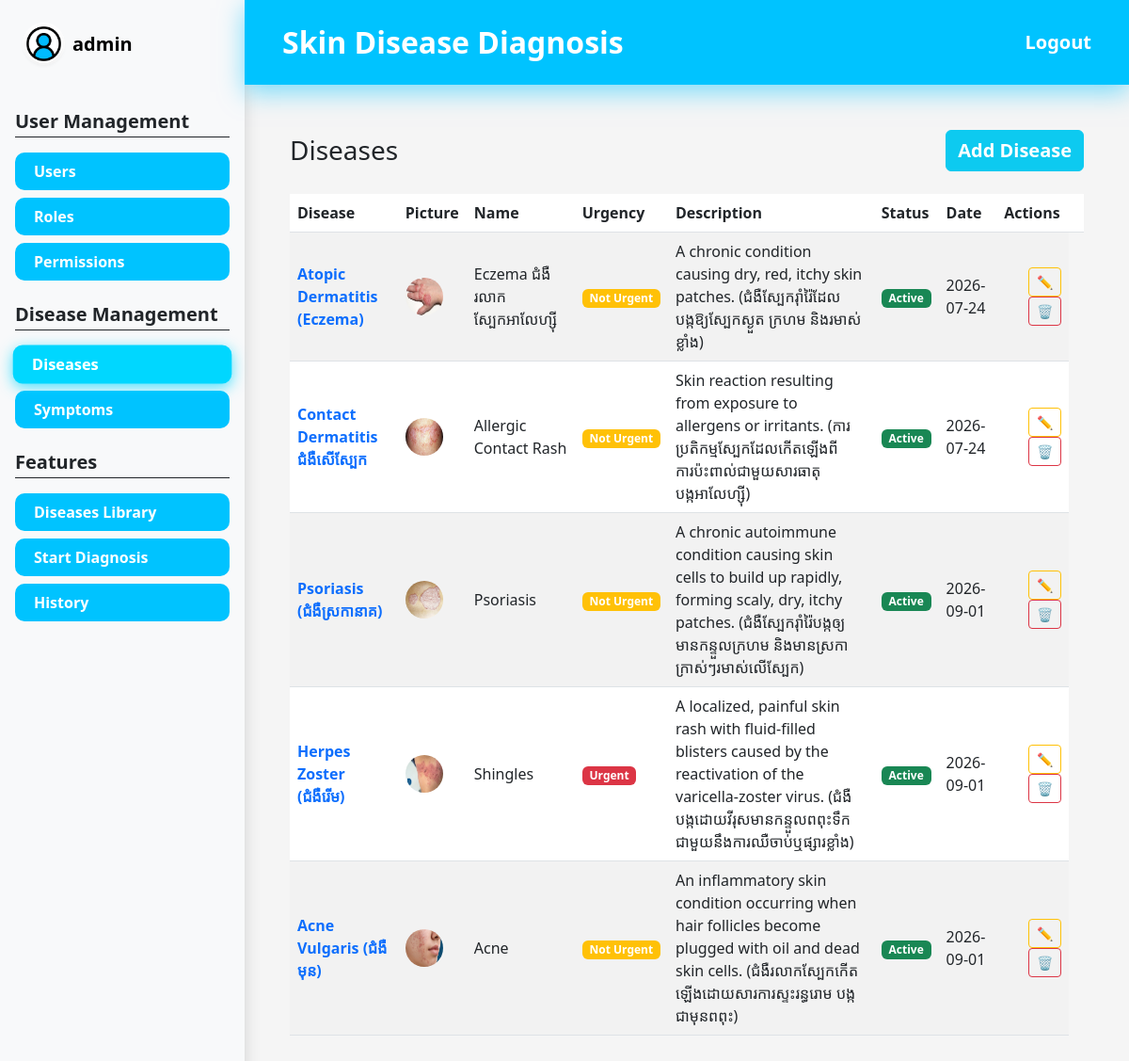
/rules/ (signed in), run on the app's committed database.
### app/models/user.py (models this page shows, shortened)
class User(UserMixin, db.Model):
    __tablename__ = "users"
    id = db.Column(db.Integer, primary_key=True)
    username = db.Column(db.String(80), unique=True, nullable=False)
    email = db.Column(db.String(120), unique=True, nullable=False)
    full_name = db.Column(db.String(120), nullable=False)
    phone_number = db.Column(db.String(15), unique=True, nullable=False)
    is_active = db.Column(db.Boolean, default=True, nullable=False)
    password_hash = db.Column(db.String(255), nullable=False)
    picture = db.Column(db.String(255))
    created_at = db.Column(db.DateTime, default=datetime.utcnow, nullable=False)
    updated_at = db.Column(db.DateTime, default=datetime.utcnow, onupdate=datetime.utcnow, nullable=False)
    roles = db.relationship("Role", secondary=user_roles, back_populates="users")
    diagnoses = db.relationship("Diagnose", secondary=user_diagnoses, back_populates="users")
    def has_role(self, role_name: str) -> bool:
        return any(role.name == role_name for role in self.roles)
    @property
    def is_admin(self) -> bool:
        return self.has_role("Admin")

### app/models/rule.py (models this page shows, shortened)
class Rule(db.Model):
    __tablename__ = "rules"
    id = db.Column(db.Integer, primary_key=True)
    disease = db.Column(db.String(80), unique=True, nullable=False)
    name = db.Column(db.String(120))
    urgency = db.Column(db.Boolean, default=False, nullable=False)
    advice = db.Column(db.String(255))
    picture = db.Column(db.String(255))
    description = db.Column(db.String(255))
    is_active = db.Column(db.Boolean, default=True, nullable=False)
    created_at = db.Column(db.DateTime, default=datetime.utcnow, nullable=False)
    updated_at = db.Column(
        db.DateTime,
        default=datetime.utcnow,
        onupdate=datetime.utcnow,
        nullable=False
    )
    rule_facts = db.relationship("RuleFact", back_populates="rule", cascade="all, delete-orphan")
    diagnoses = db.relationship("Diagnose", secondary=rule_diagnoses, back_populates="rules")

### app/routes/rule_routes.py (the view)
@rule_bp.route("/")
@login_required
def index():
    rules = RuleService.get_rule_all()
    return render_template("rules/index.html", rules=rules)

### app/services/rule_service.py (called while the page is built)
    @staticmethod
    def get_rule_all():
        return Rule.query.all()

### app/templates/rules/index.html (shortened to what this page needs)
{% extends "layouts/base.html" %}
{% block content %}
<div class="d-flex justify-content-between align-items-center mb-4">
    <h1 class="h3 mb-0">Diseases</h1>
    <a href="{{ url_for('rules.create') }}" class="btn btn-info text-white fw-bold fs-5">Add Disease</a>
</div>
{% if rules %}
<table class="table table-striped align-middle">
    <thead>
        <tr>
            <th>Disease</th>
            <th>Picture</th>
            <th>Name</th>
            <th>Urgency</th>
            <th>Description</th>
            <th>Status</th>
            <th>Date</th>
            <th>Actions</th>
            <th class="text-end"></th>
        </tr>
    </thead>
    <tbody>
        {% for rule in rules %}
        <tr>
            <td>
                <a href="{{ url_for('rules.detail', rule_id=rule.id) }}" class="text-decoration-none fw-semibold">
                    {{ rule.disease }}
                </a>
            </td>
            <td>
                {% if rule.picture %}
                    <img src="{{ url_for('static', filename='diseasePic/' ~ rule.picture) }}"
                         alt="Disease Picture"
                         class="rounded-circle"
                         style="width:40px; height:40px;">
                {% else %}
                    <img src="{{ url_for('static', filename='images/disease.jpg') }}"
                         alt="Disease Picture"
                         class="rounded-circle"
                         style="width:40px; height:40px;">
                {% endif %}
            </td>
            <td>{{ rule.name }}</td>
            <td>
                {% if rule.urgency %}
                    <span class="badge bg-danger">Urgent</span>
                {% else %}
                    <span class="badge bg-warning">Not Urgent</span>
                {% endif %}
            </td>
            <td>{{ rule.description }}</td>
            <td>
                {% if rule.is_active %}
                    <span class="badge bg-success">Active</span>
                {% else %}
                    <span class="badge bg-secondary">Inactive</span>
                {% endif %}
            </td>
            <td>{{ rule.created_at.strftime('%Y-%m-%d') }}</td>
            <td class="text-end">
                <a href="{{ url_for('rules.edit', rule_id=rule.id) }}" class="btn btn-sm btn-outline-warning" title="Edit">✏️</a>
                <a href="{{ url_for('rules.delete_confirm', rule_id=rule.id) }}" class="btn btn-sm btn-outline-danger" title="Delete">🗑️</a>
            </td>
        </tr>
        {% endfor %}
    </tbody>
</table>
{% else %}
    <p class="text-muted">No rules defined yet.</p>
{% endif %}
{% endblock %}

### app/templates/layouts/base.html (shortened to what this page needs)
<!DOCTYPE html>
<html lang="en">
<head>
    <link href="https://cdn.jsdelivr.net/npm/bootstrap@5.3.0/dist/css/bootstrap.min.css" rel="stylesheet" />
    <link rel="stylesheet" href="{{ url_for('static', filename='css/style.css') }}" />
</head>
<body>
    <div class="d-flex min-vh-100">
        <aside class="sidebar d-none d-md-flex flex-column bg-light shadow">
            <div class="sidebar-user-header p-4 d-flex align-items-center mb-4">
                <div class="user-avatar-small me-2">
                    <img src="{% if current_user.is_authenticated and current_user.picture %}
                            {{ url_for('static', filename='uploads/' ~ current_user.picture) }}
                        {% else %}{{ url_for('static', filename='images/8358770.png') }}
                        {% endif %}"
                    class="rounded-circle w-100 h-100 shadow-sm"
                    style="object-fit: cover;">
                </div>
                <span class="text-black fw-bold fs-5">{{ current_user.username if current_user.is_authenticated else "User" }}</span>
            </div>
            {% if current_user.is_authenticated %}
                {% if current_user.roles %}
                    {% set role_list = current_user.roles | map(attribute='name') | map('lower') | list %}
                {% elif current_user.role %}
                    {% set role_list = [current_user.role.name | lower] if current_user.role.name is defined else [current_user.role | lower] %}
                {% else %}
                    {% set role_list = [] %}
                {% endif %}
                {% set is_admin_user = (current_user.is_admin is defined and current_user.is_admin) or ('admin' in role_list) %}
                {% set is_dermatologist_user = 'dermatologist' in role_list %}
                {% if is_admin_user %}
                    <div class="px-3 mb-4">
                        <h5 class="fw-bold text-dark border-bottom border-dark pb-1 mb-3">User Management</h5>
                        <nav class="nav flex-column gap-2">
                            <a href="{{ url_for('users.index') }}" class="sidebar-link {% if request.blueprint == 'users' %}active{% endif %}">Users</a>
                            <a href="{{ url_for('roles.index') }}" class="sidebar-link {% if request.blueprint == 'roles' %}active{% endif %}">Roles</a>
                            <a href="{{ url_for('permissions.index') }}" class="sidebar-link {% if request.blueprint == 'permissions' %}active{% endif %}">Permissions</a>
                        </nav>
                    </div>
                {% endif %}
                {% if is_admin_user or is_dermatologist_user %}
                    <div class="px-3 mb-4">
                        <h5 class="fw-bold text-dark border-bottom border-dark pb-1 mb-3">Disease Management</h5>
                        <nav class="nav flex-column gap-2">
                            <a href="{{ url_for('rules.index') }}" class="sidebar-link {% if request.blueprint == 'rules' %}active{% endif %}">Diseases</a>
                            <a href="{{ url_for('facts.index') }}" class="sidebar-link {% if request.blueprint == 'facts' %}active{% endif %}">Symptoms</a>
                        </nav>
                    </div>
                {% endif %}
                <div class="px-3 mb-4">
                    <h5 class="fw-bold text-dark border-bottom border-dark pb-1 mb-3">Features</h5>
                    <nav class="nav flex-column gap-2">
                        <a href="{{ url_for('diagnoses.dashboard') }}" class="sidebar-link {% if request.endpoint == 'diagnoses.dashboard' %}active{% endif %}">Diseases Library</a>
                        <a href="{{ url_for('diagnoses.diagnose') }}" class="sidebar-link {% if request.endpoint == 'diagnoses.diagnose' %}active{% endif %}">Start Diagnosis</a>
                        <a href="{{ url_for('diagnoses.diagnose_history') }}" class="sidebar-link {% if request.endpoint == 'diagnoses.diagnose_history' %}active{% endif %}">History</a>
                    </nav>
                </div>
            {% endif %}
        </aside>
        <div class="flex-grow-1 bg-custom-gray-light">
            <nav class="navbar navbar-expand-lg navbar-dark bg-custom-blue header-glow p-3">
                <div class="container-fluid px-4">
                    <a class="navbar-brand fw-bold fs-2" href="#">Skin Disease Diagnosis</a>
                    <div class="ms-auto">
                        {% if current_user.is_authenticated %}
                            <a href="{{ url_for('auth.logout') }}" class="text-white fw-bold text-decoration-none fs-5">Logout</a>
                        {% else %}
                            <a href="{{ url_for('auth.login') }}" class="text-white fw-bold text-decoration-none fs-5">Login</a>
                        {% endif %}
                    </div>
                </div>
            </nav>
            <main class="p-5">
                {% block content %}{% endblock %}
            </main>
        </div>
    </div>
</body>
</html>

### app/static/css/style.css (style rules this page uses)
body { background-color: #f5f5f5; }
.table td, .table th { vertical-align: middle; }
.bg-custom-blue { background-color: #00c3ff !important; }
.sidebar { width: 260px; min-width: 260px; background-color: #f8f9fa; }
.header-glow { box-shadow: 0px 8px 20px rgba(0, 195, 255, 0.4); position: relative; z-index: 10; }
.sidebar-link { display: block; width: 100%; padding: 8px 20px; background-color: #00c3ff; color: white !important; text-decoration: none; font-weight: bold; border-radius: 10px; transition: all 0.2s ease-in-out; border: none; text-align: left; }
.sidebar-link:hover, .sidebar-link.active { box-shadow: 0px 4px 15px rgba(0, 195, 255, 0.7); transform: scale(1.02); filter: brightness(1.1); }
.user-avatar-small { width: 45px; height: 45px; background: white; border-radius: 50%; padding: 2px; }
.header-glow { box-shadow: 0px 8px 20px rgba(0, 195, 255, 0.5); z-index: 1; position: relative; }
.bg-custom-blue { background-color: #00c3ff; }
.header-glow { box-shadow: 0px 8px 25px rgba(0, 195, 255, 0.5); z-index: 1; position: relative; }

### data on the page
User: is_active+username "admin"
Rule: disease "Atopic Dermatitis (Eczema)", picture (picture), name "Eczema ជំងឺរលាកស្បែកអាលែហ្ស៊ី", urgency "Not Urgent", description "A chronic condition causing dry, red, itchy skin patches. (ជំងឺស្បែករ៉ាំរ៉ៃដែលបង្កឱ្យស្បែកស្ងួត ក្រហម និងរមាស់ខ្លាំង)", is_active "Active", created_at "2026-07-24"
Rule: disease "Contact Dermatitis ជំងឺសើស្បែក", picture (picture), name "Allergic Contact Rash", urgency "Not Urgent", description "Skin reaction resulting from exposure to allergens or irritants. (ការប្រតិកម្មស្បែកដែលកើតឡើងពីការប៉ះពាល់ជាមួយសារធាតុបង្កអាលែហ្ស៊ី)", is_active "Active", created_at "2026-07-24"
Rule: disease "Psoriasis (ជំងឺស្រកានាគ)", picture (picture), name "Psoriasis", urgency "Not Urgent", description "A chronic autoimmune condition causing skin cells to build up rapidly, forming scaly, dry, itchy patches. (ជំងឺស្បែករ៉ាំរ៉ៃបង្កឲ្យមានកន្ទួលក្រហម និងមានស្រកាក្រាស់ៗរមាស់លើស្បែក)", is_active "Active", created_at "2026-09-01"
Rule: disease "Herpes Zoster (ជំងឺរើម)", picture (picture), name "Shingles", urgency "Urgent", description "A localized, painful skin rash with fluid-filled blisters caused by the reactivation of the varicella-zoster virus. (ជំងឺបង្កដោយវីរុសមានកន្ទួលពពុះទឹក ជាមួយនឹងការឈឺចាប់ឬផ្សារខ្លាំង)", is_active "Active", created_at "2026-09-01"
Rule: disease "Acne Vulgaris (ជំងឺមុន)", picture (picture), name "Acne", urgency "Not Urgent", description "An inflammatory skin condition occurring when hair follicles become plugged with oil and dead skin cells. (ជំងឺរលាកស្បែកកើតឡើងដោយសារការស្ទះរន្ធរោម បង្កជាមុនពពុះ)", is_active "Active", created_at "2026-09-01"
